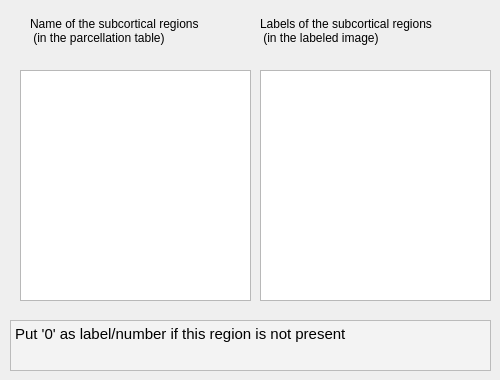
         <widget class="QWidget" name="tab_name_sc_region_3">
          <attribute name="title">
           <string>Name and label of subcortical regions</string>
          </attribute>
          <widget class="QTextEdit" name="color_sc_textEdit_3">
           <property name="geometry">
            <rect>
             <x>10</x>
             <y>320</y>
             <width>481</width>
             <height>51</height>
            </rect>
           </property>
           <property name="autoFillBackground">
            <bool>false</bool>
           </property>
           <property name="styleSheet">
            <string notr="true">QTextEdit {
	background-color : rgb(243, 243, 243)
}</string>
           </property>
           <property name="readOnly">
            <bool>true</bool>
           </property>
           <property name="html">
            <string>&lt;!DOCTYPE HTML PUBLIC &quot;-//W3C//DTD HTML 4.0//EN&quot; &quot;http://www.w3.org/TR/REC-html40/strict.dtd&quot;&gt;
&lt;html&gt;&lt;head&gt;&lt;meta name=&quot;qrichtext&quot; content=&quot;1&quot; /&gt;&lt;style type=&quot;text/css&quot;&gt;
p, li { white-space: pre-wrap; }
&lt;/style&gt;&lt;/head&gt;&lt;body style=&quot; font-family:'Ubuntu'; font-size:11pt; font-weight:400; font-style:normal;&quot;&gt;
&lt;p style=&quot; margin-top:0px; margin-bottom:0px; margin-left:0px; margin-right:0px; -qt-block-indent:0; text-indent:0px;&quot;&gt;Put '0' as label/number if this region is not present&lt;/p&gt;&lt;/body&gt;&lt;/html&gt;</string>
           </property>
          </widget>
          <widget class="QTextEdit" name="check_table">
           <property name="geometry">
            <rect>
             <x>10</x>
             <y>240</y>
             <width>471</width>
             <height>61</height>
            </rect>
           </property>
           <property name="styleSheet">
            <string notr="true">QTextEdit {
	background-color : transparent
}</string>
           </property>
           <property name="readOnly">
            <bool>true</bool>
           </property>
           <property name="html">
            <string>&lt;!DOCTYPE HTML PUBLIC &quot;-//W3C//DTD HTML 4.0//EN&quot; &quot;http://www.w3.org/TR/REC-html40/strict.dtd&quot;&gt;
&lt;html&gt;&lt;head&gt;&lt;meta name=&quot;qrichtext&quot; content=&quot;1&quot; /&gt;&lt;style type=&quot;text/css&quot;&gt;
p, li { white-space: pre-wrap; }
&lt;/style&gt;&lt;/head&gt;&lt;body style=&quot; font-family:'Ubuntu'; font-size:11pt; font-weight:400; font-style:normal;&quot;&gt;
&lt;p style=&quot;-qt-paragraph-type:empty; margin-top:0px; margin-bottom:0px; margin-left:0px; margin-right:0px; -qt-block-indent:0; text-indent:0px;&quot;&gt;&lt;br /&gt;&lt;/p&gt;&lt;/body&gt;&lt;/html&gt;</string>
           </property>
          </widget>
          <widget class="QListWidget" name="region_name_listWidget">
           <property name="geometry">
            <rect>
             <x>20</x>
             <y>70</y>
             <width>231</width>
             <height>231</height>
            </rect>
           </property>
          </widget>
          <widget class="QListWidget" name="listWidget_2">
           <property name="geometry">
            <rect>
             <x>260</x>
             <y>70</y>
             <width>231</width>
             <height>231</height>
            </rect>
           </property>
          </widget>
          <widget class="QLabel" name="label_4">
           <property name="geometry">
            <rect>
             <x>30</x>
             <y>10</y>
             <width>221</width>
             <height>41</height>
            </rect>
           </property>
           <property name="text">
            <string>Name of the subcortical regions 
 (in the parcellation table)</string>
           </property>
          </widget>
          <widget class="QLabel" name="label_24">
           <property name="geometry">
            <rect>
             <x>260</x>
             <y>10</y>
             <width>221</width>
             <height>41</height>
            </rect>
           </property>
           <property name="text">
            <string>Labels of the subcortical regions 
 (in the labeled image)</string>
           </property>
          </widget>
         </widget>
